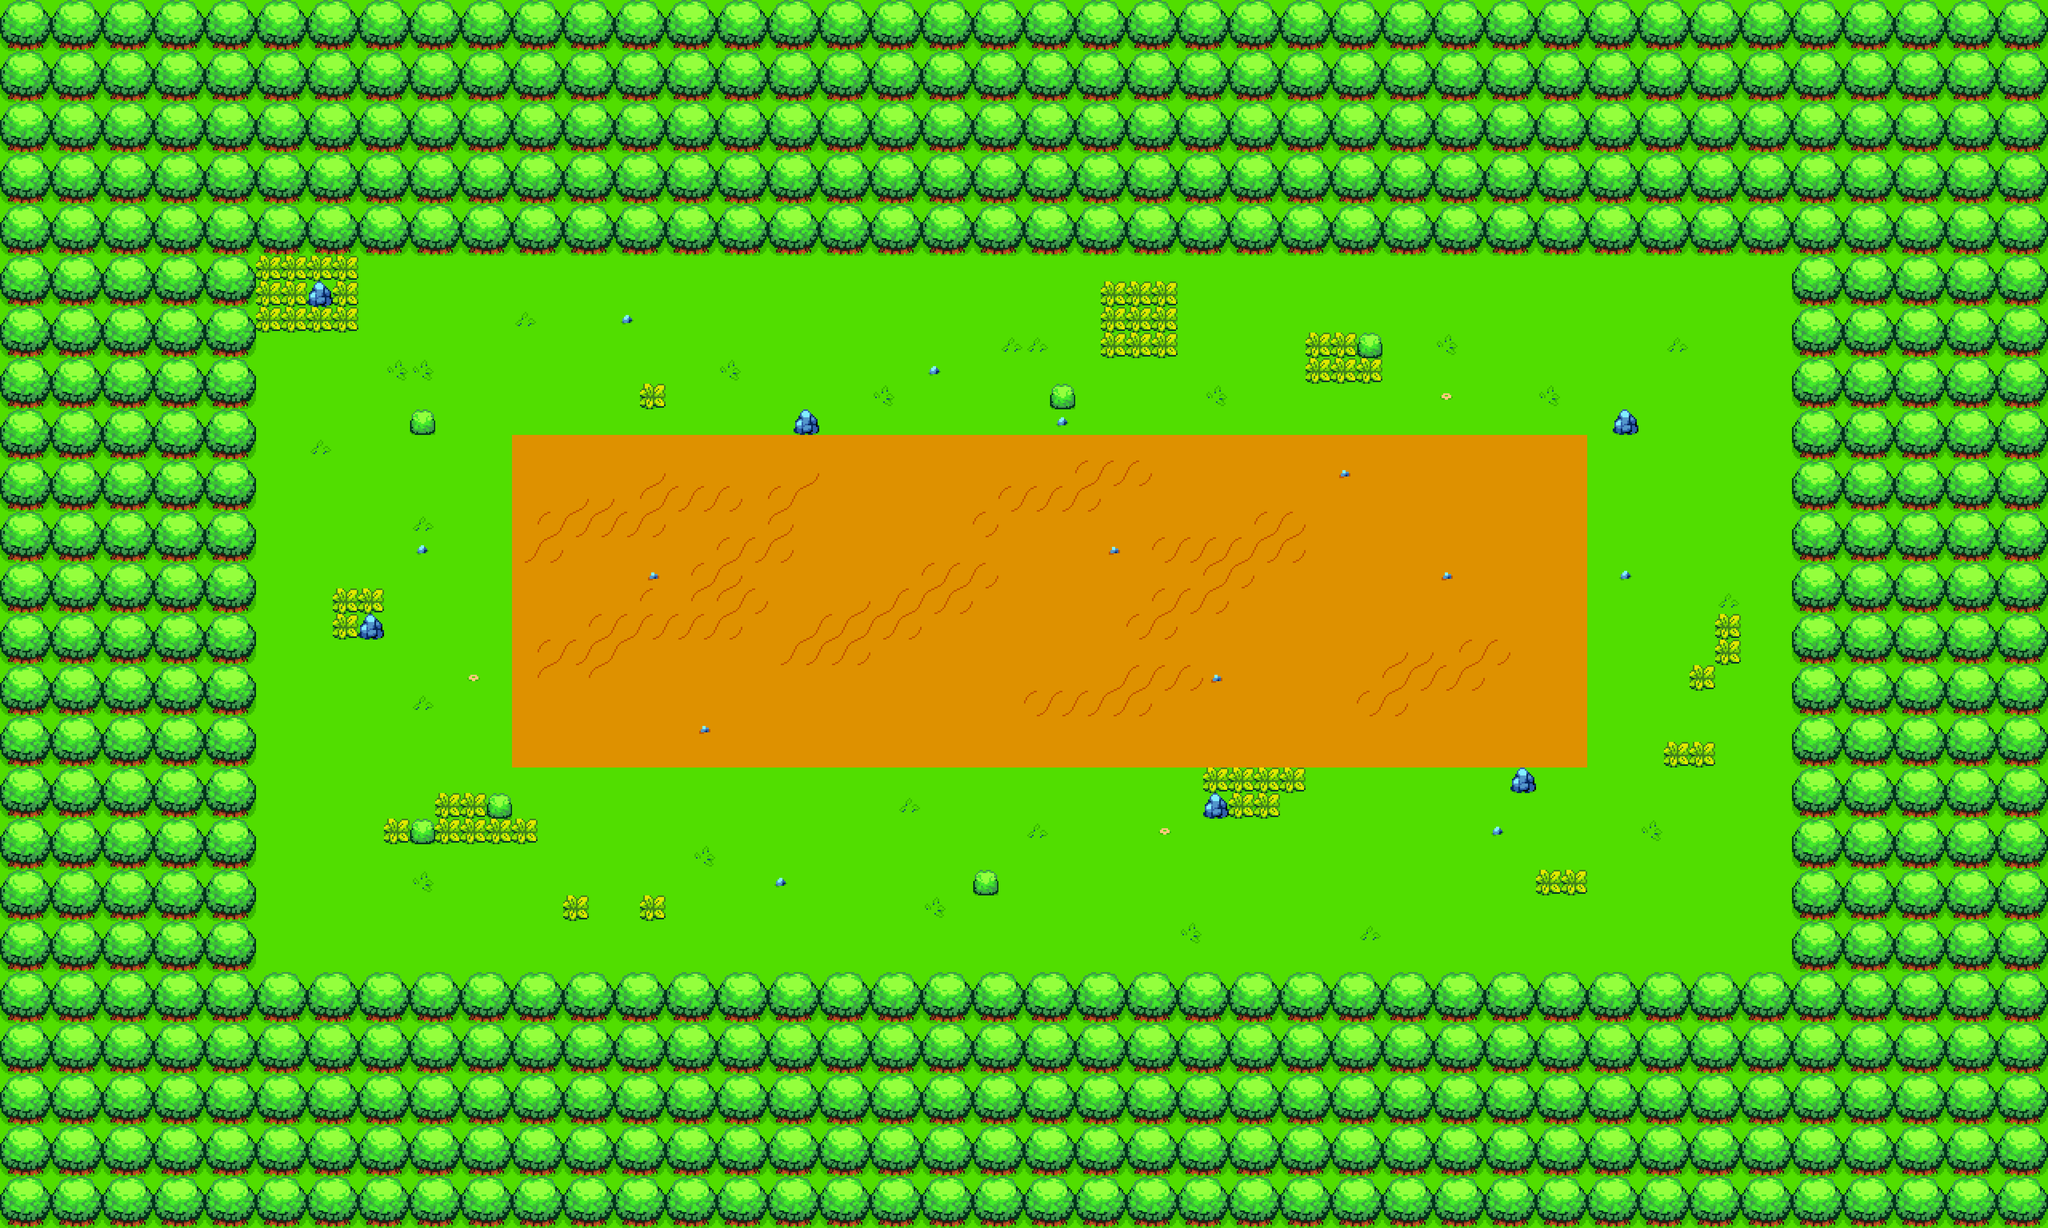

A 2D game scene composited from a Tiled map and its tileset images. What follows is a short description and the map's XML, with each tile layer's data collapsed to a summary:
An orthogonal 80x48 tile map with 64x64 px tiles, 3 tile layers (floor, environment, obstacle).

<map version="1.10" tiledversion="1.10.1" orientation="orthogonal" renderorder="left-up" width="80" height="48" tilewidth="64" tileheight="64" infinite="0" nextlayerid="4" nextobjectid="1">
 <editorsettings>
  <export target="map.lua" format="lua" />
 </editorsettings>
 <tileset firstgid="1" source="tileset.tsx" />
 <layer id="1" name="floor" width="80" height="48">
  <data>[3840 cells, 3840 non-empty, 2 distinct tile ids]</data>
 </layer>
 <layer id="2" name="environment" width="80" height="48">
  <data>[3840 cells, 189 non-empty, 10 distinct tile ids]</data>
 </layer>
 <layer id="3" name="obstacle" width="80" height="48">
  <data>[3840 cells, 2172 non-empty, 6 distinct tile ids]</data>
 </layer>
</map>